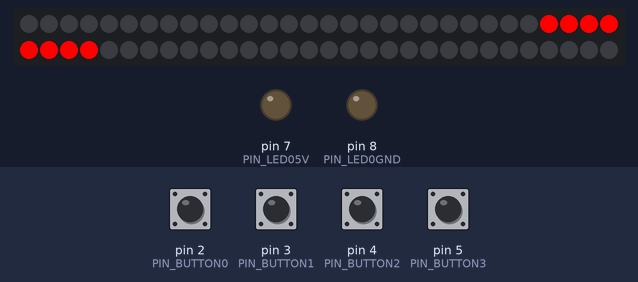
The sketch below on a simulated Arduino Uno, built with avr-gcc and run on an emulated ATmega328P. On the bench: 60 RGB LEDs in strip order, left to right, continuing on the next row, output pins drawn as LEDs (lit = HIGH). The inputs (shaded band) are chosen by the test bench; at power-on: pin 2 (PIN_BUTTON0), pin 3 (PIN_BUTTON1), pin 4 (PIN_BUTTON2), pin 5 (PIN_BUTTON3) HIGH.

Above: at 1.8 s.
1.9 s: pin 3 (PIN_BUTTON1) pulled LOW for 0.15 s
At 2.05 s:
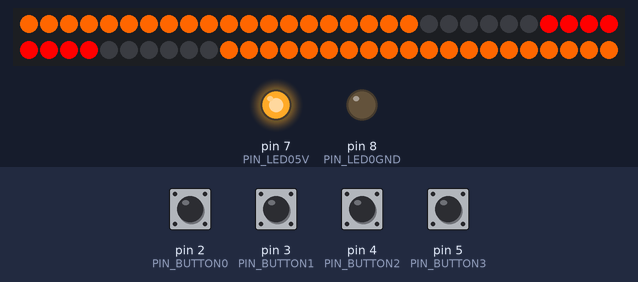
2.6 s: pin 4 (PIN_BUTTON2) pulled LOW for 0.15 s
At 3.3 s:
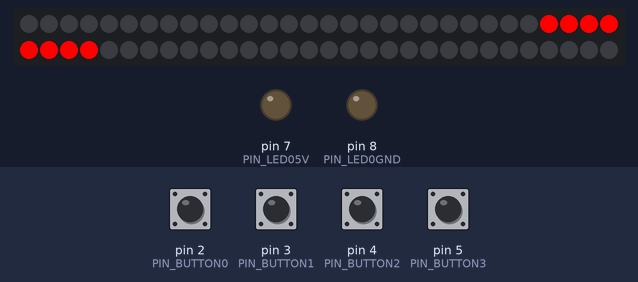
4.2 s: pin 5 (PIN_BUTTON3) pulled LOW for 0.15 s
At 4.35 s:
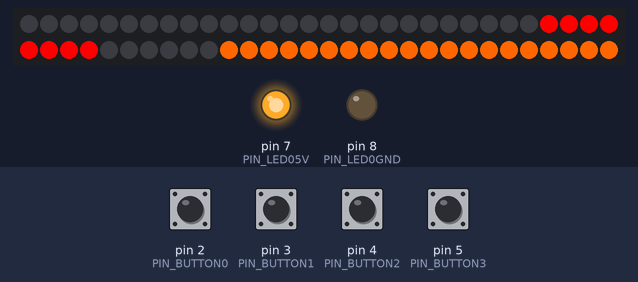
4.9 s: pin 4 (PIN_BUTTON2) pulled LOW for 1 s
At 5.05 s:
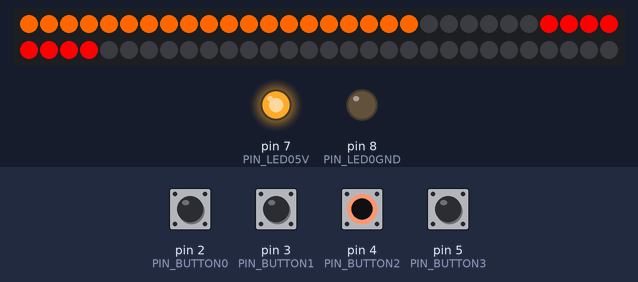
Timing chart, 0 to 7.5 s (numbered marks = the images above; inputs shaded):
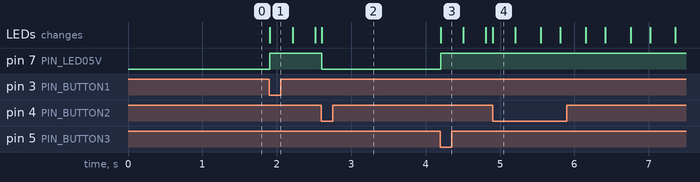

Measured:
- after the input at 1.9 s, pin 7 (PIN_LED05V): LOW → HIGH at once; the LEDs: change at once (image 1)
- after the input at 2.6 s, pin 7 (PIN_LED05V): HIGH → LOW at once
- after the input at 4.2 s, pin 7 (PIN_LED05V): LOW → HIGH at once; the LEDs: change at once (image 3)
- after the input at 4.9 s, the LEDs: change at once (image 4)

The sketch:

bicycle.ino
```cpp
// Simple NeoPixel test.  Lights just a few pixels at a time so a
// 1m strip can safely be powered from Arduino 5V pin.  Arduino
// may nonetheless hiccup when LEDs are first connected and not
// accept code.  So upload code first, unplug USB, connect pixels
// to GND FIRST, then +5V and digital pin 6, then re-plug USB.
// A working strip will show a few pixels moving down the line,
// cycling between red, green and blue.  If you get no response,
// might be connected to wrong end of strip (the end wires, if
// any, are no indication -- look instead for the data direction
// arrows printed on the strip).

#include <Adafruit_NeoPixel.h>

#define PIN 6
#define PIN_BUTTON0 2
#define PIN_BUTTON1 3
#define PIN_BUTTON2 4
#define PIN_BUTTON3 5
#define PIN_LED05V 7
#define PIN_LED0GND 8
#define N_LEDS 60

Adafruit_NeoPixel strip = Adafruit_NeoPixel(N_LEDS, PIN, NEO_GRB + NEO_KHZ800);

void setup() {
  strip.begin();
  pinMode(PIN_BUTTON0, INPUT);
  pinMode(PIN_BUTTON1, INPUT);
  pinMode(PIN_BUTTON2, INPUT);
  pinMode(PIN_BUTTON3, INPUT);
  pinMode(PIN_LED0GND, OUTPUT);
  digitalWrite(PIN_LED0GND, LOW);
  pinMode(PIN_LED05V, OUTPUT);
}

bool lastButton0Pressed = true;
bool lastButton1Pressed = true;
bool lastButton2Pressed = true;
bool lastButton3Pressed = true;
long button0PressTime = 0;
long button1PressTime = 0;
long button2PressTime = 0;
long button3PressTime = 0;
long button0ReleaseTime = 0;
long button1ReleaseTime = 0;
long button2ReleaseTime = 0;
long button3ReleaseTime = 0;


bool leftSignalOn = false;
bool rightSignalOn = false;

uint32_t blinkColor = 0xFF6600;

bool blinkOn = false;
long blinkDelay = 300;

long lastLoop = 0;
u32 lastBlink = 0;

void loop() {
  // Read from serial
  ReadButtons();
  DoAnimation();
}

void ReadButtons() {
  if(millis() < 1000) return; // ignore first second
  // Button 0
  bool button0Pressed = digitalRead(PIN_BUTTON0) == HIGH;
  if(button0Pressed != lastButton0Pressed && !button0Pressed) {
    button0ReleaseTime = millis();
  }
  if(button0Pressed != lastButton0Pressed && button0Pressed) {
    // Button 0 pressed
    button0PressTime = millis();
  }
  lastButton0Pressed = button0Pressed;


  // Button 1
  // Danger light
  bool button1Pressed = digitalRead(PIN_BUTTON1) == HIGH;
  if(button1Pressed != lastButton1Pressed && !button1Pressed) {
    // Button 1 released
    button1ReleaseTime = millis();
    bool setTo = true;
    if(leftSignalOn && rightSignalOn) setTo = false;
    leftSignalOn = setTo;
    rightSignalOn = setTo;
    blinkOn = false;
    lastBlink = 0;
  }
  if(button1Pressed != lastButton1Pressed && button1Pressed) {
    button1PressTime = millis();
    // Button 1 pressed

  }
  lastButton1Pressed = button1Pressed;


  // Button 2
  // Left Turn
  bool button2Pressed = digitalRead(PIN_BUTTON2) == HIGH;
  if(button2Pressed != lastButton2Pressed && !button2Pressed) {
    button2ReleaseTime = millis();
    // Button 2 released
    leftSignalOn = !leftSignalOn;
    rightSignalOn = false;
    blinkOn = false;
    lastBlink = 0;
  }

  // When button is pressed down
  if(button2Pressed != lastButton2Pressed && button2Pressed) {
    button2PressTime = millis();
    // Button 2 pressed

  }
  lastButton2Pressed = button2Pressed;


  // Button 3
  // Right Turn
  bool button3Pressed = digitalRead(PIN_BUTTON3) == HIGH;
  if(button3Pressed != lastButton3Pressed && !button3Pressed) {
    button3ReleaseTime = millis();
    // Button 3 released
    rightSignalOn = !rightSignalOn;
    leftSignalOn = false;
    blinkOn = false;
    lastBlink = 0;
  }

  // When button is pressed down
  if(button3Pressed != lastButton3Pressed && button3Pressed) {
    button3PressTime = millis();
    // Button 3 pressed

  }
  lastButton3Pressed = button3Pressed;


  lastLoop = millis();
}

void DoAnimation() {
    UpdateBlink();
    ClearAll();
    AddBrakeLight();
    LeftTurnSignal();
    RightTurnSignal();
    // Enable LED if any turn signal is on
    digitalWrite(PIN_LED05V, leftSignalOn || rightSignalOn ? HIGH : LOW);


    strip.show();
}

void AddBrakeLight() {
    // Brake light
    for(int i=strip.numPixels()/2 -4; i<strip.numPixels()/2+4; i++) {
        strip.setPixelColor(i, 0xFF0000);
    }
}

void ClearAll() {
    for(int i=0; i<strip.numPixels(); i++) {
        strip.setPixelColor(i, 0x000000);
    }
}

void UpdateBlink() {
    if(millis() - lastBlink > blinkDelay) {
        lastBlink = millis();
        blinkOn = !blinkOn;
    }
}

void LeftTurnSignal() {
    if(!leftSignalOn) return;
    for(int i=0; i<strip.numPixels(); i++) {
        if(i < 20 && blinkOn) {
            strip.setPixelColor(i, blinkColor);
        }
    }
}

void RightTurnSignal() {
    if(!rightSignalOn) return;
    for(int i=0; i<strip.numPixels(); i++) {
        if(i >= 40 && blinkOn) {
            strip.setPixelColor(i, blinkColor);
        }
    }
}
```
